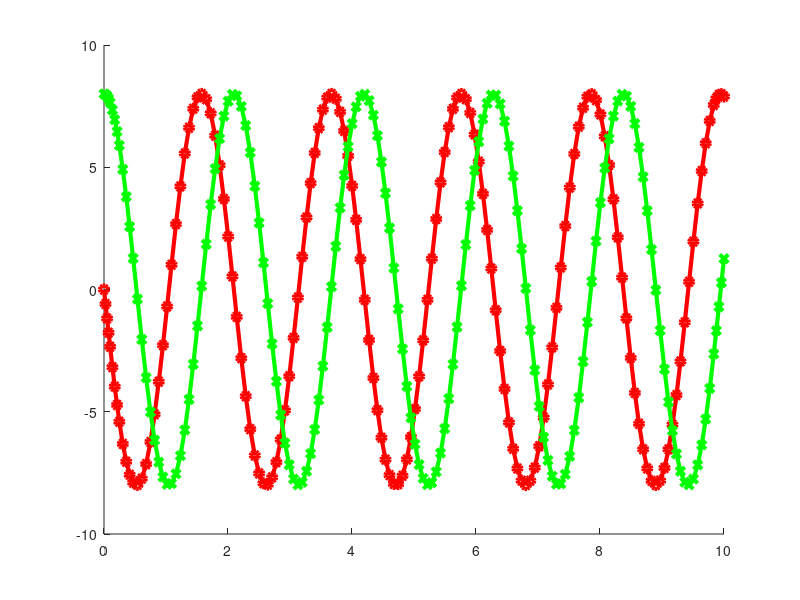

Write the MATLAB code that produced this figure. (Note: this script raises an error after producing the figure.)
% Solution of oscillation ODE
K=[0,-3;3,0];
w0=[0;8];
tspan =[0,10];
options=odeset ('InitialStep', 0.099);
[t,sol] = ode45(@(t,w) (K*w), tspan, w0, options);
hold on
plot(t,sol(:,1), 'linewidth', 3, 'color', 'red', 'marker', 'o')
plot(t,sol(:,2), 'linewidth', 3, 'color', 'green', 'marker', 'x')
labels('$t$','$\mathrm{Re}\,y,\mathrm{Im}\,y$');
